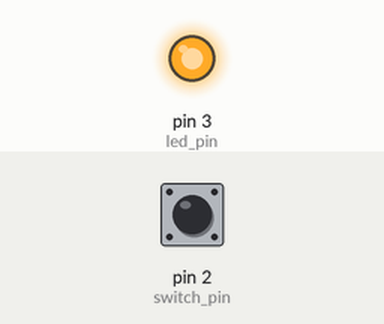
Simulated run of this sketch. Board: Arduino Uno, built with avr-gcc and run on an emulated ATmega328P. Parts: output pins drawn as LEDs (lit = HIGH). The test bench sets the inputs (shaded band); at power-on: pin 2 (switch_pin) HIGH.

Above: at 1.2 s.
1.3 s: pin 2 (switch_pin) pulled LOW for 0.15 s
At 2.6 s:
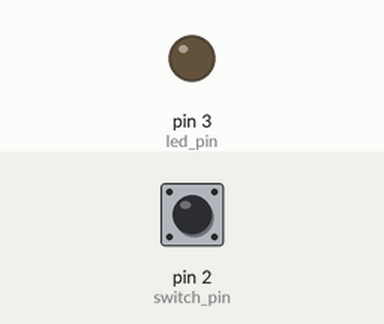
2.9 s: pin 2 (switch_pin) pulled LOW for 1 s
At 5.1 s:
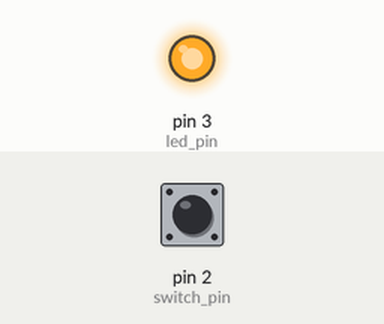
5.4 s: pin 2 (switch_pin) pulled LOW for 3.2 s
At 10.0 s:
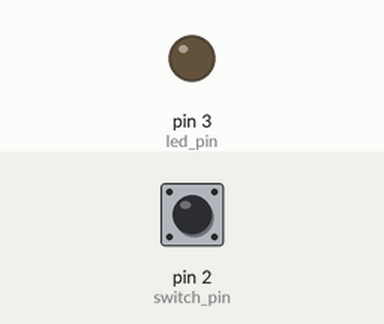
Timing chart, 0 to 11.5 s (numbered marks = the images above; inputs shaded):
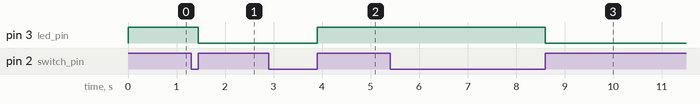

The sketch:

c04_while.ino
```cpp
const int switch_pin = 2;
const int led_pin = 3;

int led_state;

void setup() {
    // Define the switch pin as input (Switch)
    pinMode(switch_pin, INPUT);
    // Define the led pin as output (LED)
    pinMode(led_pin, OUTPUT);
}

void loop() {
    // While the Switch is not pressed
    while(digitalRead(switch_pin) == LOW) {}

    // Verify the LED state variable value
    led_state = digitalRead(led_pin);
    digitalWrite(led_pin, !led_state);

    // While the Switch is not pressed
    // It is usefull to protect the code from transitory switch states
    while(digitalRead(switch_pin) == HIGH) {}
}
```

Measured:
- after the input at 1.3 s, pin 3 (led_pin): HIGH → LOW after 0.15 s
- after the input at 2.9 s, pin 3 (led_pin): LOW → HIGH after 1.0 s
- after the input at 5.4 s, pin 3 (led_pin): HIGH → LOW after 3.2 s
